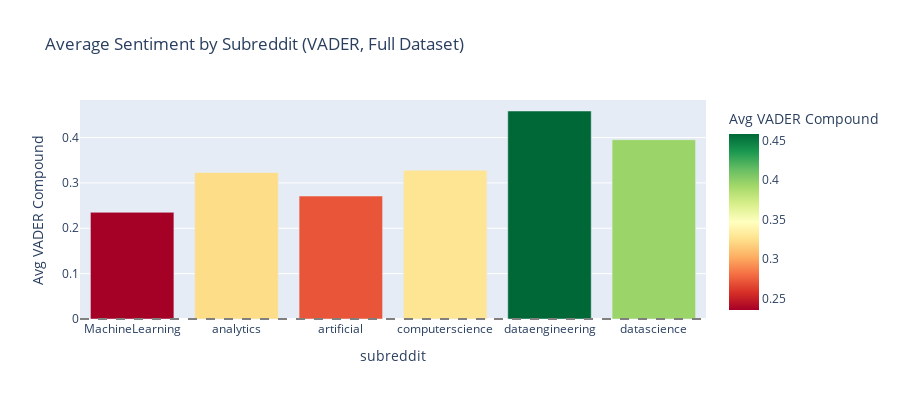

The notebook cell saved with this chart:
### Markdown cell above
## 3.4 Sentiment by Subreddit

### Code cell
# Sentiment comparison across subreddits (full dataset, VADER)
sub_sent = analyzer.sentiment_by_subreddit(df)
print(sub_sent.to_string())

fig = px.bar(sub_sent.reset_index(), x='subreddit', y='avg_sentiment',
             color='avg_sentiment', color_continuous_scale='RdYlGn',
             title='Average Sentiment by Subreddit (VADER, Full Dataset)',
             labels={'avg_sentiment': 'Avg VADER Compound'})
fig.add_hline(y=0, line_dash='dash', line_color='gray')
fig.update_layout(height=400)
fig.show()

### Figure 1 — Plotly figure (JSON) as saved in the notebook; plotly's stock layout.template omitted (floating-point values rounded to 4 significant figures)
{"data": [{"hovertemplate": "subreddit=%{x}<br>Avg VADER Compound=%{marker.color}<extra></extra>", "legendgroup": "", "marker": {"color": [0.2352, 0.323, 0.2711, 0.3282, 0.4586, 0.3953], "coloraxis": "coloraxis", "pattern": {"shape": ""}}, "name": "", "orientation": "v", "showlegend": false, "textposition": "auto", "type": "bar", "x": ["MachineLearning", "analytics", "artificial", "computerscience", "dataengineering", "datascience"], "xaxis": "x", "y": [0.2352, 0.323, 0.2711, 0.3282, 0.4586, 0.3953], "yaxis": "y"}], "layout": {"barmode": "relative", "coloraxis": {"colorbar": {"title": {"text": "Avg VADER Compound"}}, "colorscale": [[0, "rgb(165,0,38)"], [0.1, "rgb(215,48,39)"], [0.2, "rgb(244,109,67)"], [0.3, "rgb(253,174,97)"], [0.4, "rgb(254,224,139)"], [0.5, "rgb(255,255,191)"], [0.6, "rgb(217,239,139)"], [0.7, "rgb(166,217,106)"], [0.8, "rgb(102,189,99)"], [0.9, "rgb(26,152,80)"], [1, "rgb(0,104,55)"]]}, "height": 400, "legend": {"tracegroupgap": 0}, "shapes": [{"line": {"color": "gray", "dash": "dash"}, "type": "line", "x0": 0, "x1": 1, "xref": "x domain", "y0": 0, "y1": 0, "yref": "y"}], "title": {"text": "Average Sentiment by Subreddit (VADER, Full Dataset)"}, "xaxis": {"anchor": "y", "domain": [0, 1], "title": {"text": "subreddit"}}, "yaxis": {"anchor": "x", "domain": [0, 1], "title": {"text": "Avg VADER Compound"}}}}
